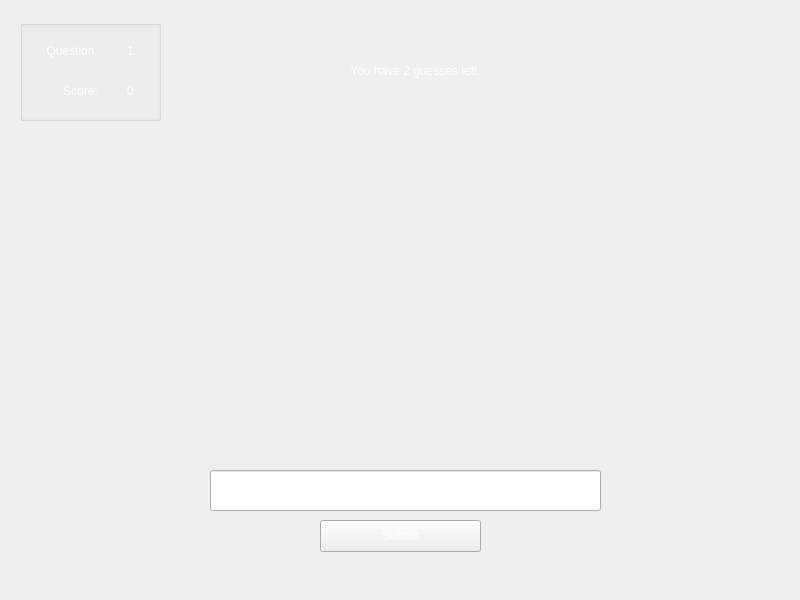
<?xml version="1.0" encoding="UTF-8"?>
<ui version="4.0">
 <class>ThingSpeller_game</class>
 <widget class="QMainWindow" name="ThingSpeller_game">
  <property name="geometry">
   <rect>
    <x>0</x>
    <y>0</y>
    <width>800</width>
    <height>600</height>
   </rect>
  </property>
  <property name="windowTitle">
   <string>MainWindow</string>
  </property>
  <property name="styleSheet">
   <string notr="true">color: white;
background-color: none;
font: 15pt&quot;BM Jua&quot;;</string>
  </property>
  <widget class="QWidget" name="centralwidget">
   <widget class="QLabel" name="thingPic">
    <property name="geometry">
     <rect>
      <x>130</x>
      <y>140</y>
      <width>551</width>
      <height>291</height>
     </rect>
    </property>
    <property name="text">
     <string/>
    </property>
    <property name="alignment">
     <set>Qt::AlignCenter</set>
    </property>
   </widget>
   <widget class="QGroupBox" name="groupBox">
    <property name="geometry">
     <rect>
      <x>20</x>
      <y>20</y>
      <width>141</width>
      <height>101</height>
     </rect>
    </property>
    <property name="title">
     <string/>
    </property>
    <widget class="QLabel" name="questionaLabel">
     <property name="geometry">
      <rect>
       <x>10</x>
       <y>10</y>
       <width>81</width>
       <height>41</height>
      </rect>
     </property>
     <property name="styleSheet">
      <string notr="true">font: 18pt &quot;BM Jua&quot;;</string>
     </property>
     <property name="text">
      <string>Question</string>
     </property>
     <property name="alignment">
      <set>Qt::AlignCenter</set>
     </property>
    </widget>
    <widget class="QLabel" name="scoreLabel">
     <property name="geometry">
      <rect>
       <x>20</x>
       <y>50</y>
       <width>81</width>
       <height>41</height>
      </rect>
     </property>
     <property name="styleSheet">
      <string notr="true">font: 18pt &quot;BM Jua&quot;;</string>
     </property>
     <property name="text">
      <string>Score:</string>
     </property>
     <property name="alignment">
      <set>Qt::AlignCenter</set>
     </property>
    </widget>
    <widget class="QLabel" name="questionNumber">
     <property name="geometry">
      <rect>
       <x>100</x>
       <y>10</y>
       <width>21</width>
       <height>41</height>
      </rect>
     </property>
     <property name="styleSheet">
      <string notr="true">font: 18pt &quot;BM Jua&quot;;</string>
     </property>
     <property name="text">
      <string>1</string>
     </property>
     <property name="alignment">
      <set>Qt::AlignCenter</set>
     </property>
    </widget>
    <widget class="QLabel" name="scoreNumber">
     <property name="geometry">
      <rect>
       <x>90</x>
       <y>50</y>
       <width>41</width>
       <height>41</height>
      </rect>
     </property>
     <property name="styleSheet">
      <string notr="true">font: 18pt &quot;BM Jua&quot;;</string>
     </property>
     <property name="text">
      <string>0</string>
     </property>
     <property name="alignment">
      <set>Qt::AlignCenter</set>
     </property>
    </widget>
   </widget>
   <widget class="QLineEdit" name="inputThing">
    <property name="geometry">
     <rect>
      <x>210</x>
      <y>470</y>
      <width>391</width>
      <height>41</height>
     </rect>
    </property>
    <property name="alignment">
     <set>Qt::AlignCenter</set>
    </property>
   </widget>
   <widget class="QPushButton" name="submitButton">
    <property name="geometry">
     <rect>
      <x>320</x>
      <y>520</y>
      <width>161</width>
      <height>32</height>
     </rect>
    </property>
    <property name="text">
     <string>Submit</string>
    </property>
   </widget>
   <widget class="QLabel" name="guessLeftLabel">
    <property name="geometry">
     <rect>
      <x>310</x>
      <y>50</y>
      <width>211</width>
      <height>41</height>
     </rect>
    </property>
    <property name="styleSheet">
     <string notr="true">font: 20pt &quot;BM Jua&quot;;</string>
    </property>
    <property name="text">
     <string>You have 2 guesses left.</string>
    </property>
    <property name="alignment">
     <set>Qt::AlignCenter</set>
    </property>
   </widget>
   <widget class="QLabel" name="thingBackground">
    <property name="geometry">
     <rect>
      <x>0</x>
      <y>0</y>
      <width>800</width>
      <height>600</height>
     </rect>
    </property>
    <property name="text">
     <string/>
    </property>
    <property name="pixmap">
     <pixmap resource="icons.qrc">:/image for c++ project/Background/ThingSpeller.png</pixmap>
    </property>
    <property name="scaledContents">
     <bool>true</bool>
    </property>
   </widget>
   <widget class="QPushButton" name="exitButton">
    <property name="geometry">
     <rect>
      <x>740</x>
      <y>10</y>
      <width>51</width>
      <height>51</height>
     </rect>
    </property>
    <property name="styleSheet">
     <string notr="true">border: none;
border-width: none;</string>
    </property>
    <property name="text">
     <string/>
    </property>
    <property name="icon">
     <iconset resource="icons.qrc">
      <normaloff>:/image for c++ project/Button/exit.png</normaloff>:/image for c++ project/Button/exit.png</iconset>
    </property>
    <property name="iconSize">
     <size>
      <width>50</width>
      <height>50</height>
     </size>
    </property>
   </widget>
   <zorder>thingBackground</zorder>
   <zorder>thingPic</zorder>
   <zorder>groupBox</zorder>
   <zorder>inputThing</zorder>
   <zorder>submitButton</zorder>
   <zorder>guessLeftLabel</zorder>
   <zorder>exitButton</zorder>
  </widget>
 </widget>
 <resources>
  <include location="icons.qrc"/>
 </resources>
 <connections/>
</ui>
